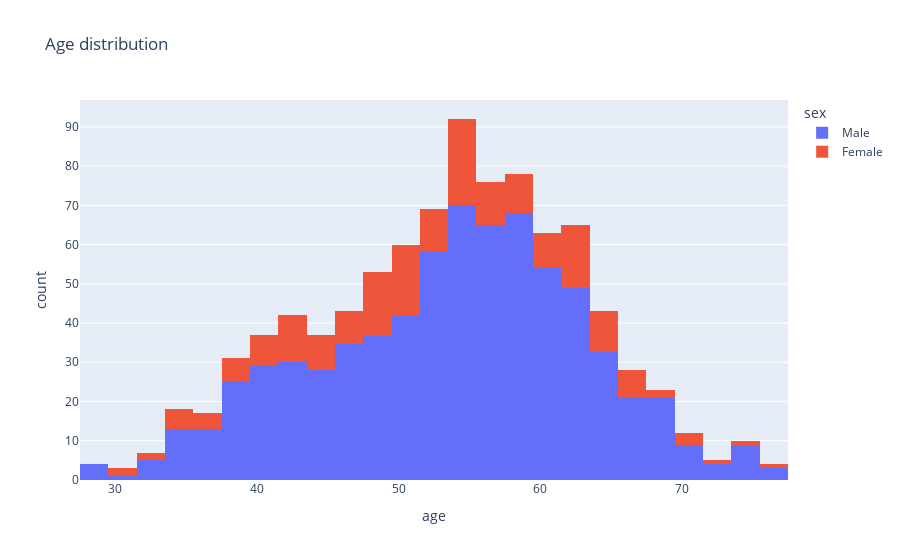

The notebook cell this image was saved under:
### Markdown cell above
Let's explore the gender based distribution of the dataset for age column.

### Code cell
# plot the histogram of age column using plotly and coloring this by sex

fig = px.histogram(df, x='age', color='sex', title='Age distribution')
fig.show()

### Figure 1 — Plotly figure (JSON) as saved in the notebook; plotly's stock layout.template omitted (floating-point values rounded to 4 significant figures; data arrays with more than 128 entries replaced by an {"elided": "..."} marker saying what was removed)
{"data": [{"alignmentgroup": "True", "bingroup": "x", "hovertemplate": "sex=Male<br>age=%{x}<br>count=%{y}<extra></extra>", "legendgroup": "Male", "marker": {"color": "#636efa", "pattern": {"shape": ""}}, "name": "Male", "offsetgroup": "Male", "orientation": "v", "showlegend": true, "type": "histogram", "x": {"elided": "726 int values"}, "xaxis": "x", "yaxis": "y"}, {"alignmentgroup": "True", "bingroup": "x", "hovertemplate": "sex=Female<br>age=%{x}<br>count=%{y}<extra></extra>", "legendgroup": "Female", "marker": {"color": "#EF553B", "pattern": {"shape": ""}}, "name": "Female", "offsetgroup": "Female", "orientation": "v", "showlegend": true, "type": "histogram", "x": {"elided": "194 int values"}, "xaxis": "x", "yaxis": "y"}], "layout": {"barmode": "relative", "legend": {"title": {"text": "sex"}, "tracegroupgap": 0}, "title": {"text": "Age distribution"}, "xaxis": {"anchor": "y", "domain": [0, 1], "title": {"text": "age"}}, "yaxis": {"anchor": "x", "domain": [0, 1], "title": {"text": "count"}}}}
